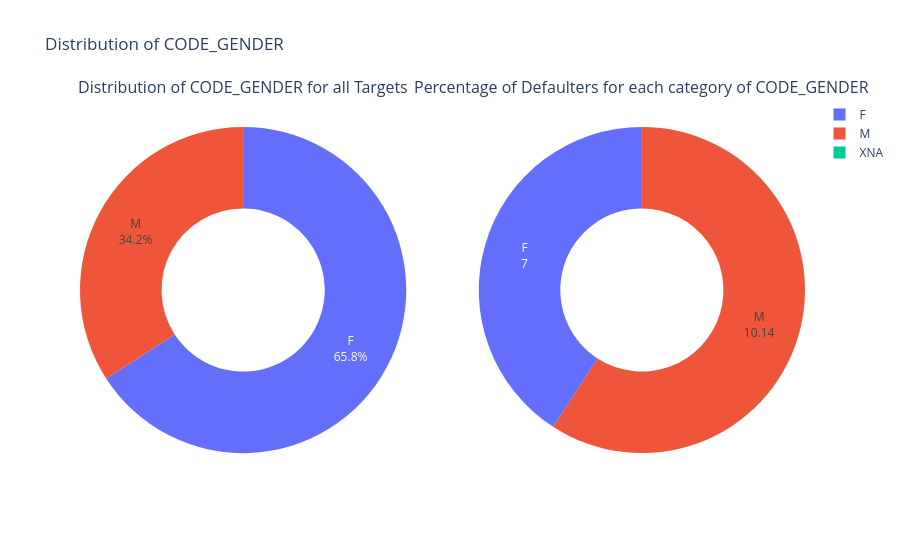

The cell this chart's notebook holds for it:
### Markdown cell above
<b><u>Distribution of Categorical Variable CODE_GENDER</u></b>

Cột này chứa thông tin về Giới tính của Khách hàng/Người nộp đơn.<br>
Ở đây <b>M</b> là viết tắt của <b>Male</b> và <b>F</b> cho <b>Female</b>.

### Code cell
#let us first see the unique categories of 'CODE_GENDER'
print_unique_categories(application_train, 'CODE_GENDER', show_counts = True)

#plotting the Pie Plot for the Column
plot_categorical_variables_pie(application_train, 'CODE_GENDER', hole = 0.5)
print('-'*100)

### Figure 1 — Plotly figure (JSON) as saved in the notebook; plotly's stock layout.template omitted (floating-point values rounded to 4 significant figures)
{"data": [{"domain": {"x": [0, 0.45], "y": [0, 1]}, "hole": 0.5, "labels": ["F", "M", "XNA"], "textinfo": "label+percent", "textposition": "inside", "type": "pie", "values": [202448, 105059, 4]}, {"domain": {"x": [0.55, 1], "y": [0, 1]}, "hole": 0.5, "hoverinfo": "label+value", "labels": ["F", "M"], "textinfo": "label+value", "type": "pie", "values": [7, 10.14]}], "layout": {"annotations": [{"font": {"size": 16}, "showarrow": false, "text": "Distribution of CODE_GENDER for all Targets", "x": 0.225, "xanchor": "center", "xref": "paper", "y": 1, "yanchor": "bottom", "yref": "paper"}, {"font": {"size": 16}, "showarrow": false, "text": "Percentage of Defaulters for each category of CODE_GENDER", "x": 0.775, "xanchor": "center", "xref": "paper", "y": 1, "yanchor": "bottom", "yref": "paper"}], "title": {"text": "Distribution of CODE_GENDER"}}}
